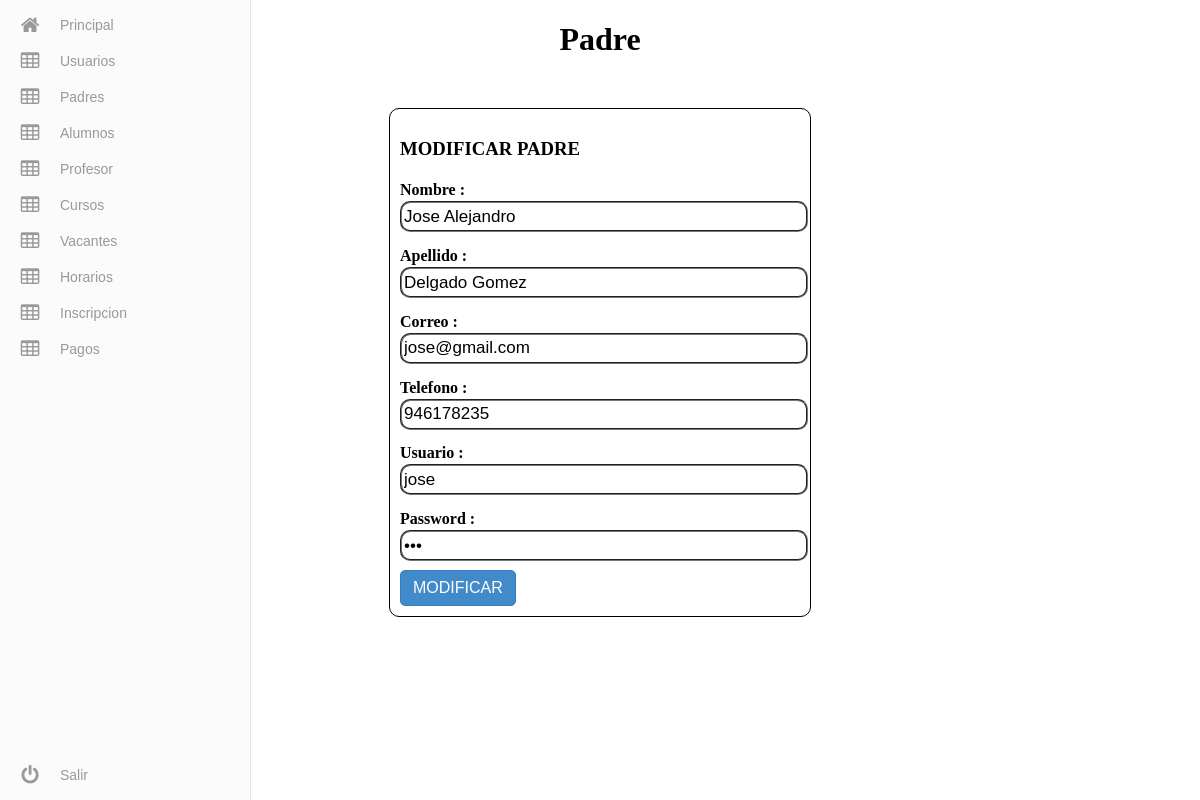
The page /admin/Padre/modificar.php?id=6&id2=1 (signed in) on the database its author committed.
### tables this page shows
CREATE TABLE `tutor` (
  `idtutor` int(11) NOT NULL,
  `nombre` varchar(43) DEFAULT NULL,
  `materno` varchar(43) DEFAULT NULL,
  `paterno` varchar(43) DEFAULT NULL,
  `direccion` varchar(200) DEFAULT NULL,
  `telefono` varchar(10) DEFAULT NULL,
  `email` varchar(45) NOT NULL,
  `estado` varchar(10) NOT NULL,
  `fecha_creacion` datetime NOT NULL,
  `id_usuario` int(11) DEFAULT NULL
);

CREATE TABLE `usuario` (
  `id_usuario` int(11) NOT NULL,
  `usuario` varchar(45) NOT NULL,
  `password` varchar(45) NOT NULL,
  `tipo` varchar(10) NOT NULL
);

### admin/Padre/modificar.php (the view, shortened to what this page needs)
<?php
    $id=$_GET['id'];
    $re=mysql_query("SELECT * FROM tutor,usuario WHERE tutor.id_usuario=usuario.id_usuario AND tutor.id_usuario='".$id."'");
?>
<!DOCTYPE html>
<html >
  <head>
    <link rel="stylesheet" href="../css/menu.css">
    <link rel="stylesheet" href="../css/tabla.css?v3">
    <link rel="stylesheet" type="text/css" href="../css/jquery.dataTables.min.css">
  </head>
  <body>
    <?php
        include ('../include/menu.php');
    ?>
    <center><h1>Padre</h1></center>
        <form action="modificar2.php" method="post">
           <?php while($row =mysql_fetch_array($re)){  ?>
            <div class="modificar">
                <h3>MODIFICAR PADRE</h3>
                <h4>Nombre : </h4>
                <input type="text" name="nombre" value="<?php echo $row['nombre']; ?>" required autocomplete="off" autofocus>
                <h4>Apellido : </h4>
                <input type="text" name="apellido" value="<?php echo $row['paterno']." ".$row['materno']; ?>" required autocomplete="off">
                <h4>Correo : </h4>
                <input type="email" name="correo" value="<?php echo $row['email']; ?>" required autocomplete="off">
                <h4>Telefono :</h4>
                <input type="telefono" name="telefono" value="<?php echo $row['telefono']; ?>" required autocomplete="off">
                <h4>Usuario : </h4>
                <input type="text" name="usuario" value="<?php echo $row['usuario']; ?>" required autocomplete="off">
                <h4>Password : </h4>
                <input class="<?php echo $error; ?>" type="password" name="nuevo" value="<?php echo $row['password']; ?>" required autocomplete="off">
                <button>MODIFICAR</button>
            </div>
            <?php } ?>
        </form>
  </body>
</html>

### admin/css/tabla.css (style rules this page uses)
.modificar { width: 400px; border: solid 1px black; border-radius: 10px; margin-top: 50px; padding: 10px; margin-left: auto; margin-right: auto; }
.modificar input,select { width: 100%; height: 25px; border-radius: 10px; border-style: groove; font-size: 17px; margin-bottom: -10px; }
.modificar h4 { width: 100%; margin-bottom: 2px; }
button { background: #428bca; border: #357ebd solid 1px; border-radius: 5px; color: #fff; display: inline-block; font-size: 16px; padding: 8px 12px; text-decoration: none; text-align: center; min-width: 40px; position: relative; transition: color .1s ease; margin-top: 15px; clear: right; cursor: pointer; }

### rows shown on the page
tutor: nombre "Jose Alejandro", apellido "Delgado Gomez", correo "jose@gmail.com", telefono "946178235", usuario "jose"
